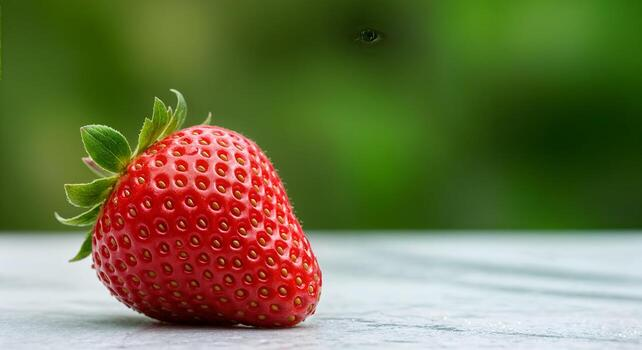
#> input picture lab2/data/strawberry.png, 642 x 350 px
$ jupyter execute Homework.ipynb
#> lines starting #> are read from the running program, lines starting #| are printed output that depends on the picture
# Prac 02
For this homework you will have to complete and implement the colour balancing for:
* Gray world algorithm
* Scale-by-max algorithm

You are free to use your own images. Experiment with more images and think about the effect each of the algorithms has on the resulting (balanced) image.

### Colour Balancing
In this notebook we will show different type of colour balancing making use of von Kries' hypothesis.

[cell 1]
import cv2
import numpy as np
from matplotlib import pyplot as plt
plt.rcParams['figure.figsize'] = [15, 5]

[cell 2]
img = cv2.imread('../data/strawberry.png')
#> img is the input picture: shape (350, 642, 3); mean B, G, R 73.5, 116.1, 112.3
img = cv2.cvtColor(img, cv2.COLOR_BGR2RGB)
plt.figure(figsize=(8, 6))
plt.imshow(img)
plt.axis('off')

### White patch
In white patch algorithm we choose a group of pixels we know they should be white. We then scale the resulting image colour channels by this white patch.

[cell 3]
# Define white patch and the coefficients
img = cv2.imread('../data/strawberry.png')
img = cv2.cvtColor(img, cv2.COLOR_BGR2RGB)

row, col = 256, 293
white = img[row, col, :]
#> white = [252, 132, 71]
coeffs = 255.0 / white
#> coeffs = [1.01, 1.93, 3.59]

# Apply white balancing and generate balanced image
balanced = np.zeros_like(img, dtype=np.float32)
for channel in range(3):
    balanced[..., channel] = img[..., channel] * coeffs[channel]
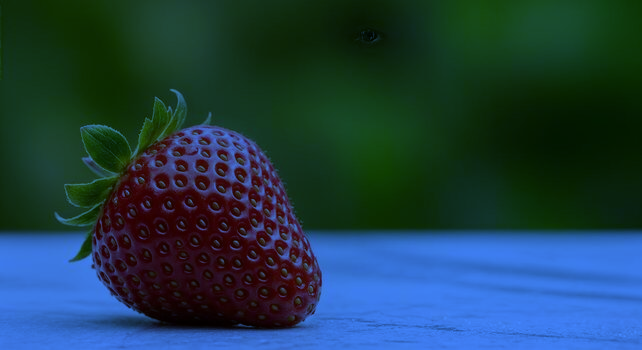
#> balanced: shape (350, 642, 3) float32; mean R, G, B 113.6, 224.3, 263.9; drawn with min black and max white

# White patching does not guarantee that the dynamic range is preserved, images must be clipped.
balanced = balanced / 255
balanced[balanced > 1] = 1
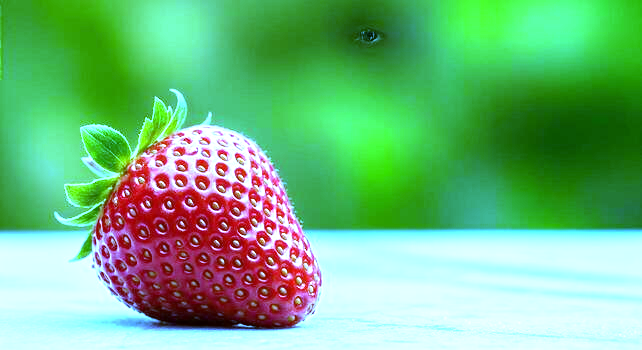
#> balanced: shape (350, 642, 3) float32; mean R, G, B 0.445, 0.722, 0.501

plt.subplot(121), plt.imshow(img)
plt.plot(col, row, 'o', markersize=5, markerfacecolor='none', markeredgecolor='green', markeredgewidth=1.5)
plt.subplot(122), plt.imshow(balanced)
plt.plot(col, row, 'o', markersize=5, markerfacecolor='none', markeredgecolor='green', markeredgewidth=1.5)
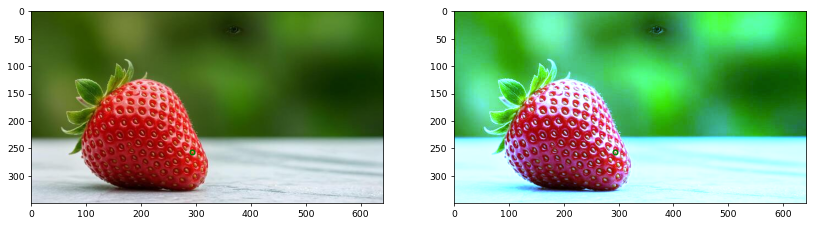
#> figure drawn by matplotlib, 2 panels

### Gray world
This algorithm assumes that a scene, on average, is gray.

[cell 4]
# Load your image
img = cv2.imread('../data/grey_dog_cast.png')
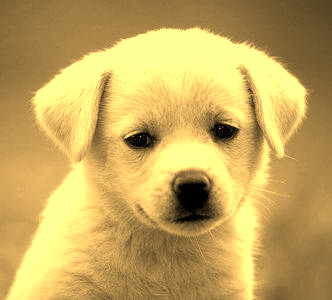
#> input picture lab2/data/grey_dog_cast.png, 332 x 300 px
#> img is the input picture: shape (300, 332, 3); mean B, G, R 93, 168.2, 198
img = cv2.cvtColor(img, cv2.COLOR_BGR2RGB)

# Compute the mean values for all three colour channels (red, green, blue)
mean_r = np.mean(img[..., 0])
#> mean_r = 198
mean_g = np.mean(img[..., 1])
#> mean_g = 168.2
mean_b = np.mean(img[..., 2])
#> mean_b = 93.05

# Fix the brightest channel's coefficient to 1, compute the remaining two
max_mean = max(mean_r, mean_g, mean_b)
#> max_mean = 198
kr = max_mean / mean_r
#> kr = 1
kg = max_mean / mean_g
#> kg = 1.18
kb = max_mean / mean_b
#> kb = 2.13

# Apply color balancing and generate the balanced image
balanced = np.zeros_like(img, dtype=np.float32)
for i, k in enumerate([kr, kg, kb]):
    balanced[..., i] = img[..., i] * k
#> this loop made 3 passes
#> k on passes 1 to 3: 1, 1.18, 2.13
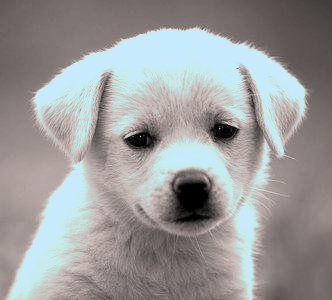
#> balanced: shape (300, 332, 3) float32; mean R, G, B 198, 197.9, 198; drawn with min black and max white
balanced = np.clip(balanced, 0, 255).astype(np.uint8)
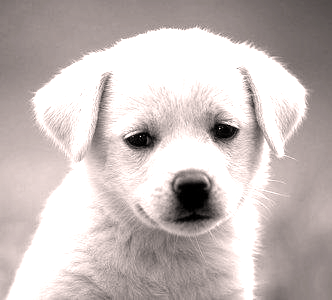
#> balanced: shape (300, 332, 3); mean R, G, B 198, 188.1, 186.2

# Show the original and the balanced image side by side
plt.subplot(121), plt.imshow(img)
plt.subplot(122), plt.imshow(balanced)

### Scale-by-max
This is a straightforward algorithm that scales each colour channel by its maximum value. Note that it is sensitive to noise and saturations.

[cell 5]
# Load your image
img = cv2.imread('../data/kodim05.jpg')
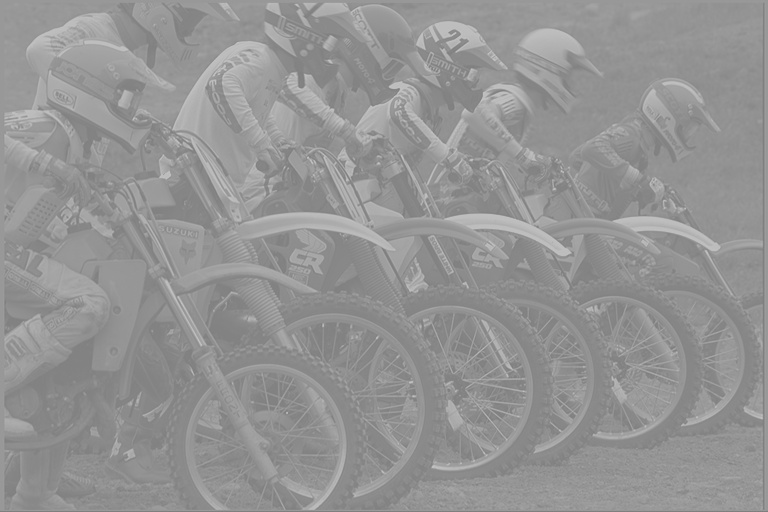
#> input picture lab2/data/kodim05.jpg, 768 x 512 px
#> img is the input picture: shape (512, 768, 3); min 122, max 196, mean 147.8
img = cv2.cvtColor(img, cv2.COLOR_BGR2RGB)

# Compute the maximum values for all three colour channels (red, green, blue)
max_r = np.max(img[..., 0])
#> max_r = 196
max_g = np.max(img[..., 1])
#> max_g = 196
max_b = np.max(img[..., 2])
#> max_b = 196

# Apply scale-by-max balancing and generate the balanced image
balanced = np.zeros_like(img, dtype=np.float32)
for i, mx in enumerate([max_r, max_g, max_b]):
    balanced[..., i] = img[..., i] * (255.0 / mx)
#> this loop made 3 passes
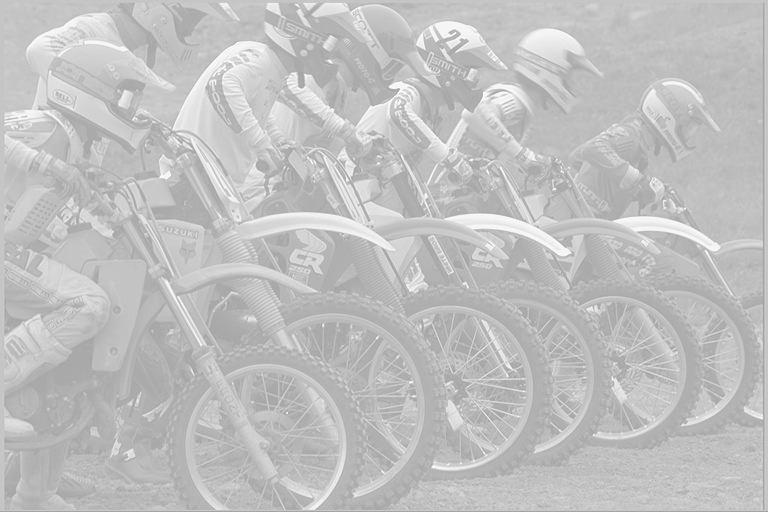
#> balanced: shape (512, 768, 3) float32; min 158.7, max 255, mean 192.3
balanced = np.clip(balanced, 0, 255).astype(np.uint8)

plt.subplot(121), plt.imshow(img)
plt.subplot(122), plt.imshow(balanced)
